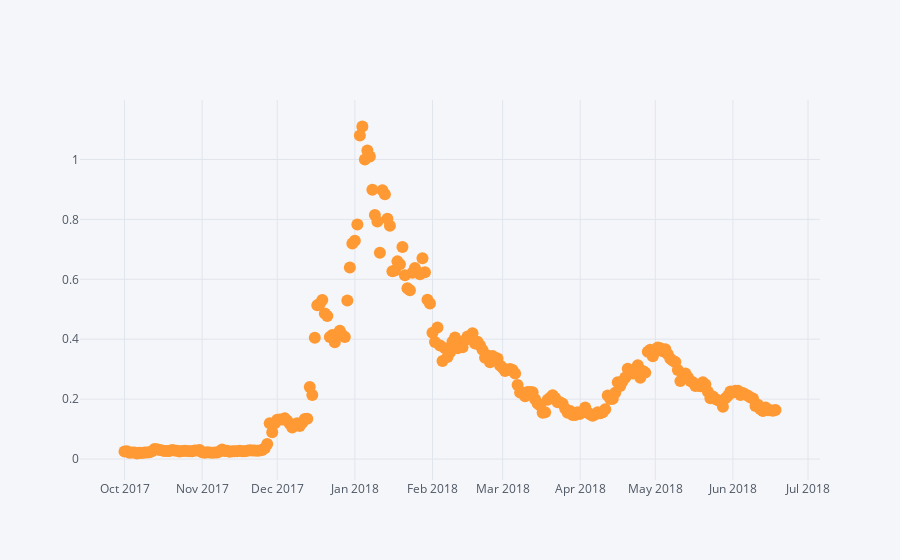

The cell this chart's notebook holds for it:
### Code cell
cardano.iplot(kind='scatter',x='Date',y='Close**',mode='markers')

### Figure 1 — Plotly figure (JSON) as saved in the notebook; plotly's stock layout.template omitted (floating-point values rounded to 4 significant figures; data arrays with more than 128 entries replaced by an {"elided": "..."} marker saying what was removed)
{"data": [{"line": {"color": "rgba(255, 153, 51, 1.0)", "dash": "solid", "shape": "linear", "width": 1.3}, "marker": {"size": 12, "symbol": "dot"}, "mode": "markers", "name": "Close**", "text": "", "type": "scatter", "x": {"elided": "261 str values"}, "y": {"elided": "261 float values"}}], "layout": {"legend": {"bgcolor": "#F5F6F9", "font": {"color": "#4D5663"}}, "paper_bgcolor": "#F5F6F9", "plot_bgcolor": "#F5F6F9", "titlefont": {"color": "#4D5663"}, "xaxis1": {"gridcolor": "#E1E5ED", "showgrid": true, "tickfont": {"color": "#4D5663"}, "title": "", "titlefont": {"color": "#4D5663"}, "zerolinecolor": "#E1E5ED"}, "yaxis1": {"gridcolor": "#E1E5ED", "showgrid": true, "tickfont": {"color": "#4D5663"}, "title": "", "titlefont": {"color": "#4D5663"}, "zerolinecolor": "#E1E5ED"}}}
